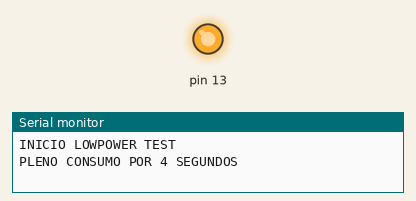
Recording of a sketch running on a simulated Arduino Uno, built with avr-gcc and run on an emulated ATmega328P. On the bench: output pins drawn as LEDs (lit = HIGH), the last lines printed to the serial monitor.

Above: at 2.0 s.
At 16.0 s:
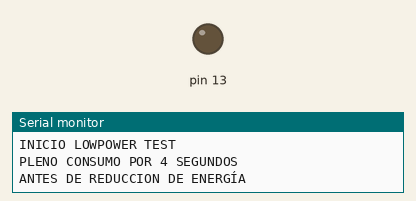
Timing chart, 0 to 36.4 s (numbered marks = the images above):
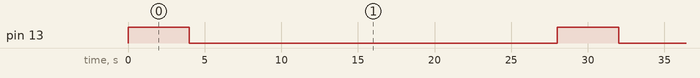

Measured:
- by itself, pin 13: alternates HIGH for 4.0 s and LOW for 24.0 s

The sketch:

LOWPOWER_TEST.ino
```cpp
// **** INCLUDES *****
#include "LowPower.h"

void setup()
{
  Serial.begin(115200);

  Serial.println(F("INICIO LOWPOWER TEST"));

  pinMode(13,OUTPUT);

}

void loop()
{

  Serial.println(F("PLENO CONSUMO POR 4 SEGUNDOS"));
  Serial.flush();

  digitalWrite(13,HIGH);

  delay(4000);

  Serial.println(F("ANTES DE REDUCCION DE ENERGÍA"));
  Serial.flush();

  digitalWrite(13,LOW);

  LowPower.idle(SLEEP_8S, ADC_OFF, TIMER2_OFF, TIMER1_OFF, TIMER0_OFF,
                SPI_OFF, USART0_OFF, TWI_OFF);
  LowPower.idle(SLEEP_8S, ADC_OFF, TIMER2_OFF, TIMER1_OFF, TIMER0_OFF,
                SPI_OFF, USART0_OFF, TWI_OFF);
  LowPower.idle(SLEEP_8S, ADC_OFF, TIMER2_OFF, TIMER1_OFF, TIMER0_OFF,
                SPI_OFF, USART0_OFF, TWI_OFF);

}
```
